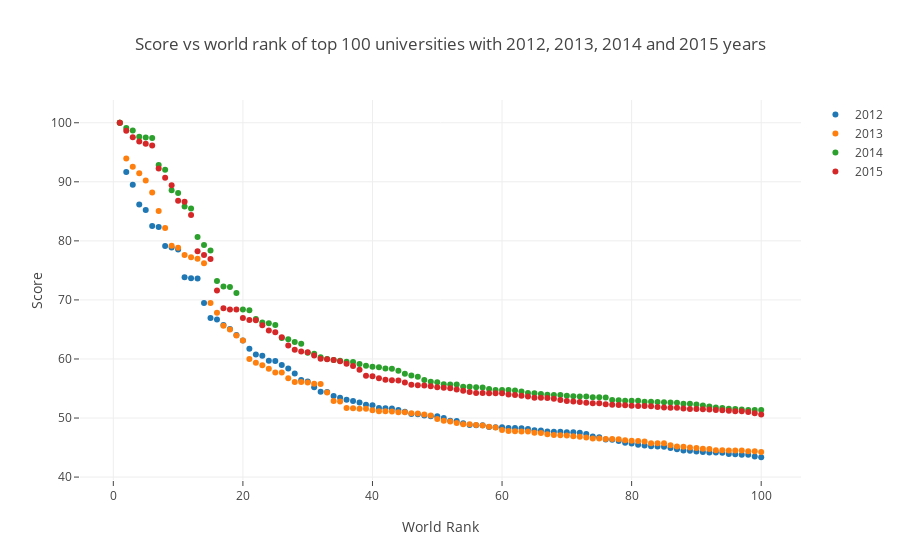

The notebook cell saved with this chart:
### Code cell
df =  timesData.iloc[:]
df2012 = timesData[timesData.year == 2012].iloc[:100,:]
df2013 = timesData[timesData.year == 2013].iloc[:100,:]
df2014 = timesData[timesData.year == 2014].iloc[:100,:]
df2015 = timesData[timesData.year == 2015].iloc[:100,:]

# creating trace1
trace1 =go.Scatter(
                    x = df2012.world_rank,
                    y = df2012.score,
                    mode = "markers",
                    name = "2012",
                    text= df2012.institution)
# creating trace2
trace2 =go.Scatter(
                    x = df2013.world_rank,
                    y = df2013.score,
                    mode = "markers",
                    name = "2013",
                    text= df2013.institution)
# creating trace3
trace3 =go.Scatter(
                    x = df2014.world_rank,
                    y = df2014.score,
                    mode = "markers",
                    name = "2014",
                    text= df2014.institution)
# creating trace4
trace4 =go.Scatter(
                    x = df2015.world_rank,
                    y = df2015.score,
                    mode = "markers",
                    name = "2015",
                    text= df2015.institution)
data = [trace1, trace2, trace3, trace4]
layout = dict(title = 'Score vs world rank of top 100 universities with 2012, 2013, 2014 and 2015 years',
              xaxis= dict(title= 'World Rank',ticklen= 5,zeroline= False),
              yaxis= dict(title= 'Score',ticklen= 5,zeroline= False)
             )
fig = dict(data = data, layout = layout)
iplot(fig)

### Figure 1 — Plotly figure (JSON) as saved in the notebook; plotly's stock layout.template omitted (floating-point values rounded to 4 significant figures)
{"data": [{"mode": "markers", "name": "2012", "text": ["Harvard University", "Massachusetts Institute of Technology", "Stanford University", "University of Cambridge", "California Institute of Technology", "Princeton University", "University of Oxford", "Yale University", "Columbia University", "University of California, Berkeley", "University of Chicago", "Cornell University", "University of Pennsylvania", "University of Tokyo", "Johns Hopkins University", "Swiss Federal Institute of Technology in Zurich", "Kyoto University", "Weizmann Institute of Science", "University of California, Los Angeles", "University of California, San Diego", "Rockefeller University", "Hebrew University of Jerusalem", "New York University", "University of California, San Francisco", "University of Wisconsin–Madison", "University of Illinois at Urbana–Champaign", "Duke University", "Imperial College London", "University of Texas Southwestern Medical Center", "University of Texas at Austin", "University College London", "Osaka University", "Northwestern University", "University of Michigan, Ann Arbor", "University of Toronto", "University of North Carolina at Chapel Hill", "Washington University in St. Louis", "University of Utah", "University of Washington - Seattle", "University of California, Santa Barbara", "McGill University", "Purdue University, West Lafayette", "Carnegie Mellon University", "University of Southern California", "University of California, Davis", "University of Colorado Boulder", "University of California, Irvine", "University of Paris-Sud", "University of Minnesota, Twin Cities", "University of Arizona", "Technion – Israel Institute of Technology", "Ohio State University, Columbus", "University of Rochester", "École normale supérieure - Paris", "University of Florida", "Tel Aviv University", "Rice University", "Dartmouth College", "Vanderbilt University", "University of Edinburgh", "École Polytechnique", "Boston University", "Pierre-and-Marie-Curie University", "Pennsylvania State University, University Park", "University of Geneva", "Brown University", "University of British Columbia", "University of Maryland, College Park", "Swiss Federal Institute of Technology in Lausanne", "Karolinska Institute", "University of Pittsburgh - Pittsburgh Campus", "Rutgers University-New Brunswick", "Texas A&M University, College Station", "Nagoya University", "Seoul National University", "University of Manchester", "Sapienza University of Rome", "Case Western Reserve University", "Tohoku University", "Arizona State University", "Emory University", "Ruprecht Karl University of Heidelberg", "Ludwig Maximilian University of Munich", "University of Virginia", "Leiden University", "Tufts University", "Georgia Institute of Technology", "University of Zurich", "University of Helsinki", "Technical University of Munich", "University of Oslo", "University of Queensland", "University of Copenhagen", "University of Sydney", "Williams College", "University of Texas MD Anderson Cancer Center", "University of Nottingham", "University of Bristol", "Utrecht University", "Mines ParisTech"], "type": "scatter", "uid": "d0a91d9b-0e9e-432d-adab-b45085858136", "x": [1, 2, 3, 4, 5, 6, 7, 8, 9, 10, 11, 12, 13, 14, 15, 16, 17, 18, 19, 20, 21, 22, 23, 24, 25, 26, 27, 28, 29, 30, 31, 32, 33, 34, 35, 36, 37, 38, 39, 40, 41, 42, 43, 44, 45, 46, 47, 48, 49, 50, 51, 52, 53, 54, 55, 56, 57, 58, 59, 60, 61, 62, 63, 64, 65, 66, 67, 68, 69, 70, 71, 72, 73, 74, 75, 76, 77, 78, 79, 80, 81, 82, 83, 84, 85, 86, 87, 88, 89, 90, 91, 92, 93, 94, 95, 96, 97, 98, 99, 100], "y": [100, 91.67, 89.5, 86.17, 85.21, 82.5, 82.34, 79.14, 78.86, 78.55, 73.82, 73.69, 73.64, 69.49, 66.94, 66.69, 65.76, 65.09, 64.05, 63.11, 61.74, 60.76, 60.55, 59.7, 59.66, 59, 58.37, 57.53, 56.43, 56.18, 55.21, 54.43, 54.4, 53.72, 53.43, 53.09, 52.9, 52.64, 52.25, 52.15, 51.72, 51.66, 51.6, 51.38, 51.06, 50.68, 50.64, 50.44, 50.3, 50.29, 50.01, 49.54, 49.51, 49.1, 48.8, 48.76, 48.76, 48.5, 48.44, 48.43, 48.33, 48.31, 48.26, 48.15, 47.94, 47.91, 47.74, 47.69, 47.68, 47.61, 47.59, 47.5, 47.31, 46.89, 46.74, 46.38, 46.34, 46.11, 45.82, 45.7, 45.47, 45.33, 45.21, 45.2, 45.13, 44.91, 44.71, 44.51, 44.44, 44.32, 44.26, 44.18, 44.15, 44.13, 43.89, 43.88, 43.79, 43.77, 43.47, 43.36]}, {"mode": "markers", "name": "2013", "text": ["Harvard University", "Stanford University", "University of Oxford", "Massachusetts Institute of Technology", "University of Cambridge", "Columbia University", "University of California, Berkeley", "Princeton University", "University of Chicago", "Yale University", "California Institute of Technology", "University of Pennsylvania", "Cornell University", "University of Tokyo", "Kyoto University", "University of California, Los Angeles", "Johns Hopkins University", "Swiss Federal Institute of Technology in Zurich", "New York University", "University of California, San Diego", "Hebrew University of Jerusalem", "University of California, San Francisco", "University of Wisconsin–Madison", "University of Illinois at Urbana–Champaign", "Duke University", "University of Texas at Austin", "Imperial College London", "Northwestern University", "University of Toronto", "University College London", "University of Washington - Seattle", "University of Michigan, Ann Arbor", "Weizmann Institute of Science", "University of North Carolina at Chapel Hill", "Osaka University", "University of Paris-Sud", "University of California, Santa Barbara", "Purdue University, West Lafayette", "University of Southern California", "Seoul National University", "University of Colorado Boulder", "University of Utah", "Rutgers University-New Brunswick", "University of Minnesota, Twin Cities", "University of Edinburgh", "University of Texas Southwestern Medical Center", "McGill University", "Pierre-and-Marie-Curie University", "Rockefeller University", "Pennsylvania State University, University Park", "Carnegie Mellon University", "Ohio State University, Columbus", "University of California, Davis", "Boston University", "University of Florida", "University of Geneva", "Tel Aviv University", "University of British Columbia", "University of Maryland, College Park", "Karolinska Institute", "Vanderbilt University", "Sapienza University of Rome", "Washington University in St. Louis", "École normale supérieure - Paris", "University of California, Irvine", "Technion – Israel Institute of Technology", "Ludwig Maximilian University of Munich", "University of Copenhagen", "University of Pittsburgh - Pittsburgh Campus", "Keio University", "University of Virginia", "University of Manchester", "Arizona State University", "University of Zurich", "King's College London", "University of Rochester", "Brown University", "University of Arizona", "Ruprecht Karl University of Heidelberg", "Texas A&M University, College Station", "University of Oslo", "Dartmouth College", "Swiss Federal Institute of Technology in Lausanne", "Utrecht University", "Indiana University - Bloomington", "École Polytechnique", "National University of Singapore", "University of Texas MD Anderson Cancer Center", "Stony Brook University", "Lomonosov Moscow State University", "Nagoya University", "University of Sydney", "Emory University", "Rice University", "Tohoku University", "Australian National University", "University of Alberta", "University of Helsinki", "Paris Diderot University - Paris 7", "Georgia Institute of Technology"], "type": "scatter", "uid": "c199b40e-e201-4f3a-bc3e-4a518fad9e13", "x": [1, 2, 3, 4, 5, 6, 7, 8, 9, 10, 11, 12, 13, 14, 15, 16, 17, 18, 19, 20, 21, 22, 23, 24, 25, 26, 27, 28, 29, 30, 31, 32, 33, 34, 35, 36, 37, 38, 39, 40, 41, 42, 43, 44, 45, 46, 47, 48, 49, 50, 51, 52, 53, 54, 55, 56, 57, 58, 59, 60, 61, 62, 63, 64, 65, 66, 67, 68, 69, 70, 71, 72, 73, 74, 75, 76, 77, 78, 79, 80, 81, 82, 83, 84, 85, 86, 87, 88, 89, 90, 91, 92, 93, 94, 95, 96, 97, 98, 99, 100], "y": [100, 93.94, 92.54, 91.45, 90.24, 88.21, 85.07, 82.17, 79.16, 78.83, 77.59, 77.24, 76.99, 76.23, 69.46, 67.84, 65.64, 64.99, 63.99, 63.12, 59.98, 59.38, 58.94, 58.33, 57.72, 57.71, 56.75, 56.12, 56.11, 56, 55.79, 55.77, 54.34, 52.87, 52.79, 51.72, 51.67, 51.59, 51.56, 51.31, 51.16, 51.14, 51.09, 50.98, 50.98, 50.79, 50.77, 50.58, 50.43, 49.84, 49.56, 49.41, 49.16, 48.96, 48.93, 48.83, 48.72, 48.51, 48.39, 47.98, 47.8, 47.75, 47.72, 47.7, 47.52, 47.45, 47.25, 47.12, 47.08, 47.05, 46.92, 46.85, 46.72, 46.54, 46.53, 46.44, 46.43, 46.39, 46.24, 46.17, 46.1, 46.04, 45.73, 45.73, 45.71, 45.38, 45.2, 45.12, 45.01, 44.93, 44.78, 44.77, 44.53, 44.53, 44.52, 44.5, 44.5, 44.39, 44.36, 44.26]}, {"mode": "markers", "name": "2014", "text": ["Harvard University", "Stanford University", "Massachusetts Institute of Technology", "University of Cambridge", "University of Oxford", "Columbia University", "University of California, Berkeley", "University of Chicago", "Princeton University", "Yale University", "Cornell University", "California Institute of Technology", "University of Tokyo", "University of Pennsylvania", "University of California, Los Angeles", "Kyoto University", "New York University", "Swiss Federal Institute of Technology in Zurich", "Johns Hopkins University", "University of California, San Diego", "University of Michigan, Ann Arbor", "Hebrew University of Jerusalem", "Northwestern University", "Seoul National University", "University of Wisconsin–Madison", "Duke University", "University of California, San Francisco", "University of Illinois at Urbana–Champaign", "University of Texas at Austin", "University College London", "University of Toronto", "University of Washington - Seattle", "Rutgers University-New Brunswick", "Keio University", "École normale supérieure - Paris", "École Polytechnique", "Rockefeller University", "Weizmann Institute of Science", "Imperial College London", "Waseda University", "University of Virginia", "McGill University", "Osaka University", "Dartmouth College", "University of North Carolina at Chapel Hill", "Pennsylvania State University, University Park", "Ohio State University, Columbus", "Lomonosov Moscow State University", "University of Minnesota, Twin Cities", "University of Paris-Sud", "University of Southern California", "Purdue University, West Lafayette", "University of Pittsburgh - Pittsburgh Campus", "Carnegie Mellon University", "Peking University", "University of Edinburgh", "University of California, Davis", "Washington University in St. Louis", "University of Florida", "University of California, Santa Barbara", "University of British Columbia", "University of Utah", "University of Colorado Boulder", "University of Notre Dame", "National Taiwan University", "University of Texas Southwestern Medical Center", "Boston University", "Pierre-and-Marie-Curie University", "University of Manchester", "University of Arizona", "Vanderbilt University", "Tohoku University", "Karolinska Institute", "National University of Singapore", "University of Geneva", "University of Maryland, College Park", "University of Rochester", "Emory University", "University of Copenhagen", "University of California, Irvine", "Brown University", "Ludwig Maximilian University of Munich", "Georgia Institute of Technology", "Tufts University", "University of Zurich", "Tel Aviv University", "Tsinghua University", "Utrecht University", "Ruprecht Karl University of Heidelberg", "King's College London", "Sapienza University of Rome", "Kyushu University", "Swiss Federal Institute of Technology in Lausanne", "Katholieke Universiteit Leuven", "University of Sydney", "Tokyo Institute of Technology", "University of Melbourne", "University of Bonn", "Technical University of Munich", "Royal Institute of Technology"], "type": "scatter", "uid": "0c79ec3a-55ac-4e48-8877-eaefeab53259", "x": [1, 2, 3, 4, 5, 6, 7, 8, 9, 10, 11, 12, 13, 14, 15, 16, 17, 18, 19, 20, 21, 22, 23, 24, 25, 26, 27, 28, 29, 30, 31, 32, 33, 34, 35, 36, 37, 38, 39, 40, 41, 42, 43, 44, 45, 46, 47, 48, 49, 50, 51, 52, 53, 54, 55, 56, 57, 58, 59, 60, 61, 62, 63, 64, 65, 66, 67, 68, 69, 70, 71, 72, 73, 74, 75, 76, 77, 78, 79, 80, 81, 82, 83, 84, 85, 86, 87, 88, 89, 90, 91, 92, 93, 94, 95, 96, 97, 98, 99, 100], "y": [100, 99.09, 98.69, 97.64, 97.51, 97.41, 92.84, 92.03, 88.56, 88.11, 85.8, 85.5, 80.64, 79.3, 78.35, 73.21, 72.29, 72.18, 71.17, 68.36, 68.27, 66.76, 66.18, 66.06, 65.77, 63.56, 63.36, 62.89, 62.57, 61.05, 60.87, 60.28, 60, 59.84, 59.72, 59.54, 59.49, 59.17, 58.85, 58.69, 58.6, 58.39, 58.35, 58, 57.51, 57.19, 57.01, 56.42, 56.13, 56.06, 55.7, 55.67, 55.67, 55.3, 55.3, 55.2, 55.18, 54.93, 54.76, 54.76, 54.75, 54.67, 54.5, 54.25, 54.19, 54.07, 53.96, 53.91, 53.9, 53.77, 53.69, 53.65, 53.64, 53.52, 53.5, 53.46, 53.06, 53.01, 52.94, 52.93, 52.92, 52.75, 52.74, 52.71, 52.69, 52.63, 52.6, 52.42, 52.4, 52.31, 52.12, 51.96, 51.8, 51.72, 51.58, 51.53, 51.43, 51.37, 51.34, 51.34]}, {"mode": "markers", "name": "2015", "text": ["Harvard University", "Stanford University", "Massachusetts Institute of Technology", "University of Cambridge", "University of Oxford", "Columbia University", "University of California, Berkeley", "University of Chicago", "Princeton University", "Cornell University", "Yale University", "California Institute of Technology", "University of Tokyo", "University of Pennsylvania", "University of California, Los Angeles", "Johns Hopkins University", "Kyoto University", "New York University", "University of Michigan, Ann Arbor", "Swiss Federal Institute of Technology in Zurich", "University of California, San Diego", "Northwestern University", "Hebrew University of Jerusalem", "Seoul National University", "University of Wisconsin–Madison", "University of California, San Francisco", "University College London", "Duke University", "Rockefeller University", "University of Texas at Austin", "University of Washington - Seattle", "University of Toronto", "University of Illinois at Urbana–Champaign", "Keio University", "Imperial College London", "École Polytechnique", "École normale supérieure - Paris", "Waseda University", "Weizmann Institute of Science", "University of North Carolina at Chapel Hill", "University of Virginia", "McGill University", "Purdue University, West Lafayette", "Dartmouth College", "Osaka University", "University of Pittsburgh - Pittsburgh Campus", "Pennsylvania State University, University Park", "University of Minnesota, Twin Cities", "Ohio State University, Columbus", "Rutgers University-New Brunswick", "University of Southern California", "Washington University in St. Louis", "University of California, Davis", "University of Colorado Boulder", "University of Edinburgh", "Peking University", "National Taiwan University", "University of Paris-Sud", "Lomonosov Moscow State University", "University of Florida", "Carnegie Mellon University", "University of British Columbia", "Pierre-and-Marie-Curie University", "University of California, Santa Barbara", "National University of Singapore", "Boston University", "University of Manchester", "University of Arizona", "Vanderbilt University", "University of Utah", "Karolinska Institute", "University of Maryland, College Park", "Tohoku University", "University of Copenhagen", "University of Texas Southwestern Medical Center", "Ruprecht Karl University of Heidelberg", "University of Notre Dame", "Tsinghua University", "Ludwig Maximilian University of Munich", "Georgia Institute of Technology", "University of Rochester", "Katholieke Universiteit Leuven", "Brown University", "Emory University", "Erasmus University Rotterdam", "Tel Aviv University", "Utrecht University", "University of Sydney", "University of California, Irvine", "University of Texas MD Anderson Cancer Center", "Swiss Federal Institute of Technology in Lausanne", "University of Geneva", "University of Melbourne", "King's College London", "Tufts University", "University of Zurich", "Arizona State University", "Yonsei University", "University of Oslo", "Kyushu University"], "type": "scatter", "uid": "f46f84fe-dce3-463e-85aa-e9eafe47cad2", "x": [1, 2, 3, 4, 5, 6, 7, 8, 9, 10, 11, 12, 13, 14, 15, 16, 17, 18, 19, 20, 21, 22, 23, 24, 25, 26, 27, 28, 29, 30, 31, 32, 33, 34, 35, 36, 37, 38, 39, 40, 41, 42, 43, 44, 45, 46, 47, 48, 49, 50, 51, 52, 53, 54, 55, 56, 57, 58, 59, 60, 61, 62, 63, 64, 65, 66, 67, 68, 69, 70, 71, 72, 73, 74, 75, 76, 77, 78, 79, 80, 81, 82, 83, 84, 85, 86, 87, 88, 89, 90, 91, 92, 93, 94, 95, 96, 97, 98, 99, 100], "y": [100, 98.66, 97.54, 96.81, 96.46, 96.14, 92.25, 90.7, 89.42, 86.79, 86.61, 84.4, 78.23, 77.6, 76.91, 71.6, 68.6, 68.39, 68.36, 66.93, 66.59, 66.56, 65.71, 64.82, 64.51, 63.69, 62.27, 61.55, 61.28, 61.14, 60.61, 60.04, 59.94, 59.84, 59.61, 59.2, 58.8, 58.17, 57.17, 57.09, 56.73, 56.49, 56.39, 56.35, 56.03, 55.63, 55.54, 55.51, 55.39, 55.23, 55.12, 55.03, 54.85, 54.62, 54.39, 54.26, 54.23, 54.21, 54.19, 54.18, 54, 53.92, 53.79, 53.63, 53.44, 53.43, 53.38, 53.26, 53.05, 52.89, 52.79, 52.72, 52.57, 52.51, 52.5, 52.32, 52.27, 52.21, 52.16, 52.08, 52.03, 52.03, 52.01, 51.85, 51.78, 51.75, 51.74, 51.61, 51.51, 51.51, 51.47, 51.46, 51.34, 51.31, 51.22, 51.14, 51.13, 51.02, 50.81, 50.6]}], "layout": {"title": {"text": "Score vs world rank of top 100 universities with 2012, 2013, 2014 and 2015 years"}, "xaxis": {"ticklen": 5, "title": {"text": "World Rank"}, "zeroline": false}, "yaxis": {"ticklen": 5, "title": {"text": "Score"}, "zeroline": false}}}
